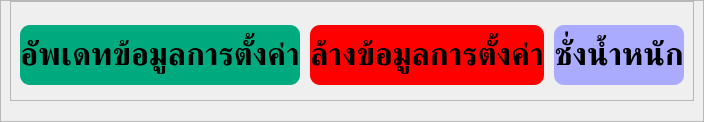
         <widget class="QWidget" name="weighing_settings_page">
          <layout class="QVBoxLayout" name="verticalLayout_11">
           <property name="spacing">
            <number>0</number>
           </property>
           <property name="leftMargin">
            <number>0</number>
           </property>
           <property name="topMargin">
            <number>0</number>
           </property>
           <property name="rightMargin">
            <number>0</number>
           </property>
           <property name="bottomMargin">
            <number>0</number>
           </property>
           <item>
            <widget class="QFrame" name="frame">
             <property name="frameShape">
              <enum>QFrame::StyledPanel</enum>
             </property>
             <property name="frameShadow">
              <enum>QFrame::Raised</enum>
             </property>
             <layout class="QVBoxLayout" name="verticalLayout_37">
              <property name="spacing">
               <number>0</number>
              </property>
              <property name="topMargin">
               <number>0</number>
              </property>
              <property name="bottomMargin">
               <number>20</number>
              </property>
              <item>
               <widget class="QFrame" name="frame_11">
                <property name="minimumSize">
                 <size>
                  <width>0</width>
                  <height>100</height>
                 </size>
                </property>
                <property name="maximumSize">
                 <size>
                  <width>16777215</width>
                  <height>100</height>
                 </size>
                </property>
                <property name="styleSheet">
                 <string notr="true">QPushButton {
	border-radius: 10px;
}</string>
                </property>
                <property name="frameShape">
                 <enum>QFrame::StyledPanel</enum>
                </property>
                <property name="frameShadow">
                 <enum>QFrame::Raised</enum>
                </property>
                <layout class="QHBoxLayout" name="horizontalLayout_13">
                 <property name="spacing">
                  <number>10</number>
                 </property>
                 <property name="bottomMargin">
                  <number>0</number>
                 </property>
                 <item>
                  <widget class="QPushButton" name="update_settings">
                   <property name="minimumSize">
                    <size>
                     <width>0</width>
                     <height>60</height>
                    </size>
                   </property>
                   <property name="maximumSize">
                    <size>
                     <width>350</width>
                     <height>16777215</height>
                    </size>
                   </property>
                   <property name="font">
                    <font>
                     <family>Kanit</family>
                     <pointsize>24</pointsize>
                     <bold>true</bold>
                    </font>
                   </property>
                   <property name="styleSheet">
                    <string notr="true">background-color: rgb(0, 170, 127);
</string>
                   </property>
                   <property name="text">
                    <string>อัพเดทข้อมูลการตั้งค่า</string>
                   </property>
                  </widget>
                 </item>
                 <item>
                  <widget class="QPushButton" name="clear_settings">
                   <property name="minimumSize">
                    <size>
                     <width>0</width>
                     <height>60</height>
                    </size>
                   </property>
                   <property name="maximumSize">
                    <size>
                     <width>350</width>
                     <height>16777215</height>
                    </size>
                   </property>
                   <property name="font">
                    <font>
                     <family>Kanit</family>
                     <pointsize>24</pointsize>
                     <bold>true</bold>
                    </font>
                   </property>
                   <property name="styleSheet">
                    <string notr="true">background-color: rgb(255, 0, 0);
</string>
                   </property>
                   <property name="text">
                    <string>ล้างข้อมูลการตั้งค่า</string>
                   </property>
                  </widget>
                 </item>
                 <item>
                  <widget class="QPushButton" name="start_weighing">
                   <property name="minimumSize">
                    <size>
                     <width>0</width>
                     <height>60</height>
                    </size>
                   </property>
                   <property name="maximumSize">
                    <size>
                     <width>350</width>
                     <height>16777215</height>
                    </size>
                   </property>
                   <property name="font">
                    <font>
                     <family>Kanit</family>
                     <pointsize>24</pointsize>
                     <bold>true</bold>
                    </font>
                   </property>
                   <property name="styleSheet">
                    <string notr="true">background-color: rgb(170, 170, 255);
</string>
                   </property>
                   <property name="text">
                    <string>ชั่งน้ำหนัก</string>
                   </property>
                  </widget>
                 </item>
                </layout>
               </widget>
              </item>
              <item>
               <widget class="QFrame" name="weighingSettings_Frame">
                <property name="styleSheet">
                 <string notr="true">QFrame {
	border: solid;
	border-width: 1px;
	border-color: rgb(100, 100, 100);
	border-radius: 15px;
	margin: 10px;
}

QLabel {
	color: rgb(60, 60, 60);
	border: none;
	margin: 0;
}</string>
                </property>
                <property name="frameShape">
                 <enum>QFrame::StyledPanel</enum>
                </property>
                <property name="frameShadow">
                 <enum>QFrame::Raised</enum>
                </property>
                <widget class="QLabel" name="Productname_Label">
                 <property name="geometry">
                  <rect>
                   <x>50</x>
                   <y>50</y>
                   <width>61</width>
                   <height>41</height>
                  </rect>
                 </property>
                 <property name="font">
                  <font>
                   <family>Kanit</family>
                   <pointsize>20</pointsize>
                  </font>
                 </property>
                 <property name="text">
                  <string>ชื่อยา</string>
                 </property>
                </widget>
                <widget class="QLabel" name="Productname">
                 <property name="geometry">
                  <rect>
                   <x>120</x>
                   <y>50</y>
                   <width>301</width>
                   <height>41</height>
                  </rect>
                 </property>
                 <property name="font">
                  <font>
                   <family>Kanit</family>
                   <pointsize>20</pointsize>
                  </font>
                 </property>
                 <property name="text">
                  <string>XXXXXXXXXX</string>
                 </property>
                 <property name="indent">
                  <number>-1</number>
                 </property>
                </widget>
                <widget class="QLabel" name="Lot">
                 <property name="geometry">
                  <rect>
                   <x>170</x>
                   <y>90</y>
                   <width>231</width>
                   <height>41</height>
                  </rect>
                 </property>
                 <property name="font">
                  <font>
                   <family>Kanit</family>
                   <pointsize>20</pointsize>
                  </font>
                 </property>
                 <property name="text">
                  <string>XXXXXXX</string>
                 </property>
                </widget>
                <widget class="QLabel" name="Lot_Label">
                 <property name="geometry">
                  <rect>
                   <x>50</x>
                   <y>90</y>
                   <width>111</width>
                   <height>41</height>
                  </rect>
                 </property>
                 <property name="font">
                  <font>
                   <family>Kanit</family>
                   <pointsize>20</pointsize>
                  </font>
                 </property>
                 <property name="text">
                  <string>เลขที่ผลิต</string>
                 </property>
                </widget>
                <widget class="QLabel" name="BalanceID">
                 <property name="geometry">
                  <rect>
                   <x>260</x>
                   <y>130</y>
                   <width>211</width>
                   <height>41</height>
                  </rect>
                 </property>
                 <property name="font">
                  <font>
                   <family>Kanit</family>
                   <pointsize>20</pointsize>
                  </font>
                 </property>
                 <property name="text">
                  <string>XXXXXXX</string>
                 </property>
                </widget>
                <widget class="QLabel" name="Balance_Label">
                 <property name="geometry">
                  <rect>
                   <x>50</x>
                   <y>130</y>
                   <width>201</width>
                   <height>41</height>
                  </rect>
                 </property>
                 <property name="font">
                  <font>
                   <family>Kanit</family>
                   <pointsize>20</pointsize>
                  </font>
                 </property>
                 <property name="text">
                  <string>เครื่องชั่งหมายเลข</string>
                 </property>
                </widget>
                <widget class="QLabel" name="TabletID">
                 <property name="geometry">
                  <rect>
                   <x>180</x>
                   <y>170</y>
                   <width>221</width>
                   <height>41</height>
                  </rect>
                 </property>
                 <property name="font">
                  <font>
                   <family>Kanit</family>
                   <pointsize>20</pointsize>
                  </font>
                 </property>
                 <property name="text">
                  <string>XXX</string>
                 </property>
                </widget>
                <widget class="QLabel" name="TabletID_Label">
                 <property name="geometry">
                  <rect>
                   <x>50</x>
                   <y>170</y>
                   <width>121</width>
                   <height>41</height>
                  </rect>
                 </property>
                 <property name="font">
                  <font>
                   <family>Kanit</family>
                   <pointsize>20</pointsize>
                  </font>
                 </property>
                 <property name="text">
                  <string>เครื่องตอก</string>
                 </property>
                </widget>
                <widget class="QLabel" name="WeightIpcPer_Label">
                 <property name="geometry">
                  <rect>
                   <x>50</x>
                   <y>330</y>
                   <width>341</width>
                   <height>41</height>
                  </rect>
                 </property>
                 <property name="font">
                  <font>
                   <family>Kanit</family>
                   <pointsize>20</pointsize>
                  </font>
                 </property>
                 <property name="text">
                  <string>% ช่วงน้ำหนักเบี่ยงเบนที่ยอมรับ</string>
                 </property>
                </widget>
                <widget class="QLabel" name="WeightIpcPer">
                 <property name="geometry">
                  <rect>
                   <x>400</x>
                   <y>330</y>
                   <width>171</width>
                   <height>41</height>
                  </rect>
                 </property>
                 <property name="font">
                  <font>
                   <family>Kanit</family>
                   <pointsize>20</pointsize>
                  </font>
                 </property>
                 <property name="text">
                  <string>XX.XXX %</string>
                 </property>
                </widget>
                <widget class="QLabel" name="meanWeightAvg_Label">
                 <property name="geometry">
                  <rect>
                   <x>50</x>
                   <y>370</y>
                   <width>271</width>
                   <height>41</height>
                  </rect>
                 </property>
                 <property name="font">
                  <font>
                   <family>Kanit</family>
                   <pointsize>20</pointsize>
                  </font>
                 </property>
                 <property name="text">
                  <string>ช่วงน้ำหนักเฉลี่ยที่ยอมรับ</string>
                 </property>
                </widget>
                <widget class="QLabel" name="meanWeightAvg">
                 <property name="geometry">
                  <rect>
                   <x>330</x>
                   <y>370</y>
                   <width>401</width>
                   <height>41</height>
                  </rect>
                 </property>
                 <property name="font">
                  <font>
                   <family>Kanit</family>
                   <pointsize>20</pointsize>
                  </font>
                 </property>
                 <property name="text">
                  <string>XX.XXX - XX.XXX กรัม</string>
                 </property>
                </widget>
                <widget class="QLabel" name="MeanWeightREG">
                 <property name="geometry">
                  <rect>
                   <x>470</x>
                   <y>450</y>
                   <width>341</width>
                   <height>41</height>
                  </rect>
                 </property>
                 <property name="font">
                  <font>
                   <family>Kanit</family>
                   <pointsize>20</pointsize>
                  </font>
                 </property>
                 <property name="text">
                  <string>XX.XXX - XX.XXX กรัม</string>
                 </property>
                </widget>
                <widget class="QLabel" name="MeanWeightREG_Label">
                 <property name="geometry">
                  <rect>
                   <x>50</x>
                   <y>450</y>
                   <width>411</width>
                   <height>41</height>
                  </rect>
                 </property>
                 <property name="font">
                  <font>
                   <family>Kanit</family>
                   <pointsize>20</pointsize>
                  </font>
                 </property>
                 <property name="text">
                  <string>ช่วงน้ำหนักเบี่ยงเบนที่กฏหมายยอมรับ</string>
                 </property>
                </widget>
                <widget class="QLabel" name="Operator_Label">
                 <property name="geometry">
                  <rect>
                   <x>50</x>
                   <y>490</y>
                   <width>131</width>
                   <height>41</height>
                  </rect>
                 </property>
                 <property name="font">
                  <font>
                   <family>Kanit</family>
                   <pointsize>20</pointsize>
                  </font>
                 </property>
                 <property name="text">
                  <string>ผู้ปฏิบัติงาน</string>
                 </property>
                </widget>
                <widget class="QLabel" name="Operator">
                 <property name="geometry">
                  <rect>
                   <x>190</x>
                   <y>490</y>
                   <width>301</width>
                   <height>41</height>
                  </rect>
                 </property>
                 <property name="font">
                  <font>
                   <family>Kanit</family>
                   <pointsize>20</pointsize>
                  </font>
                 </property>
                 <property name="text">
                  <string>XXXXXXXXXX</string>
                 </property>
                </widget>
                <widget class="QLabel" name="numberPunches_Label">
                 <property name="geometry">
                  <rect>
                   <x>50</x>
                   <y>210</y>
                   <width>121</width>
                   <height>41</height>
                  </rect>
                 </property>
                 <property name="font">
                  <font>
                   <family>Kanit</family>
                   <pointsize>20</pointsize>
                  </font>
                 </property>
                 <property name="text">
                  <string>จำนวนสาก</string>
                 </property>
                </widget>
                <widget class="QLabel" name="numberPunches">
                 <property name="geometry">
                  <rect>
                   <x>180</x>
                   <y>210</y>
                   <width>201</width>
                   <height>41</height>
                  </rect>
                 </property>
                 <property name="font">
                  <font>
                   <family>Kanit</family>
                   <pointsize>20</pointsize>
                  </font>
                 </property>
                 <property name="text">
                  <string>XXX สาก</string>
                 </property>
                </widget>
                <widget class="QLabel" name="numberTablets">
                 <property name="geometry">
                  <rect>
                   <x>270</x>
                   <y>250</y>
                   <width>221</width>
                   <height>41</height>
                  </rect>
                 </property>
                 <property name="font">
                  <font>
                   <family>Kanit</family>
                   <pointsize>20</pointsize>
                  </font>
                 </property>
                 <property name="text">
                  <string>XX เม็ด</string>
                 </property>
                </widget>
                <widget class="QLabel" name="numberTablets_Label">
                 <property name="geometry">
                  <rect>
                   <x>50</x>
                   <y>250</y>
                   <width>221</width>
                   <height>41</height>
                  </rect>
                 </property>
                 <property name="font">
                  <font>
                   <family>Kanit</family>
                   <pointsize>20</pointsize>
                  </font>
                 </property>
                 <property name="text">
                  <string>จำนวนเม็ดที่ต้องชั่ง</string>
                 </property>
                </widget>
                <widget class="QLabel" name="meanWeight_Label">
                 <property name="geometry">
                  <rect>
                   <x>50</x>
                   <y>290</y>
                   <width>191</width>
                   <height>41</height>
                  </rect>
                 </property>
                 <property name="font">
                  <font>
                   <family>Kanit</family>
                   <pointsize>20</pointsize>
                  </font>
                 </property>
                 <property name="text">
                  <string>น้ำหนักตอก/เม็ด</string>
                 </property>
                </widget>
                <widget class="QLabel" name="meanWeight">
                 <property name="geometry">
                  <rect>
                   <x>240</x>
                   <y>290</y>
                   <width>241</width>
                   <height>41</height>
                  </rect>
                 </property>
                 <property name="font">
                  <font>
                   <family>Kanit</family>
                   <pointsize>20</pointsize>
                  </font>
                 </property>
                 <property name="text">
                  <string>XX.XXX กรัม</string>
                 </property>
                </widget>
                <widget class="QLabel" name="MeanWeightInhouse_Label">
                 <property name="geometry">
                  <rect>
                   <x>50</x>
                   <y>410</y>
                   <width>321</width>
                   <height>41</height>
                  </rect>
                 </property>
                 <property name="font">
                  <font>
                   <family>Kanit</family>
                   <pointsize>20</pointsize>
                  </font>
                 </property>
                 <property name="text">
                  <string>ช่วงน้ำหนักเบี่ยงเบนที่ยอมรับ</string>
                 </property>
                </widget>
                <widget class="QLabel" name="MeanWeightInhouse">
                 <property name="geometry">
                  <rect>
                   <x>370</x>
                   <y>410</y>
                   <width>351</width>
                   <height>41</height>
                  </rect>
                 </property>
                 <property name="font">
                  <font>
                   <family>Kanit</family>
                   <pointsize>20</pointsize>
                  </font>
                 </property>
                 <property name="text">
                  <string>XX.XXX - XX.XXX กรัม</string>
                 </property>
                </widget>
               </widget>
              </item>
             </layout>
            </widget>
           </item>
          </layout>
         </widget>
